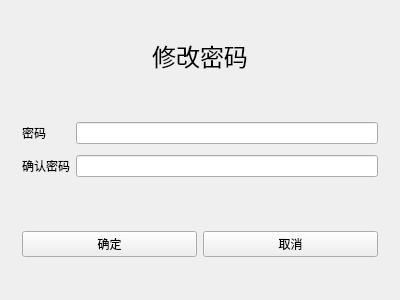
<?xml version="1.0" encoding="UTF-8"?>
<ui version="4.0">
 <class>updatecode_te</class>
 <widget class="QWidget" name="updatecode_te">
  <property name="geometry">
   <rect>
    <x>0</x>
    <y>0</y>
    <width>400</width>
    <height>300</height>
   </rect>
  </property>
  <property name="windowTitle">
   <string>updatecode_te</string>
  </property>
  <layout class="QGridLayout" name="gridLayout_2">
   <item row="0" column="0">
    <widget class="QLabel" name="label">
     <property name="font">
      <font>
       <pointsize>18</pointsize>
      </font>
     </property>
     <property name="text">
      <string>修改密码</string>
     </property>
     <property name="alignment">
      <set>Qt::AlignCenter</set>
     </property>
    </widget>
   </item>
   <item row="1" column="0">
    <widget class="QWidget" name="widget" native="true">
     <layout class="QGridLayout" name="gridLayout">
      <item row="1" column="1">
       <widget class="QLineEdit" name="lineEdit_password2"/>
      </item>
      <item row="0" column="1">
       <widget class="QLineEdit" name="lineEdit_password"/>
      </item>
      <item row="1" column="0">
       <widget class="QLabel" name="label_4">
        <property name="text">
         <string>确认密码</string>
        </property>
       </widget>
      </item>
      <item row="0" column="0">
       <widget class="QLabel" name="label_3">
        <property name="text">
         <string>密码</string>
        </property>
       </widget>
      </item>
     </layout>
    </widget>
   </item>
   <item row="2" column="0">
    <widget class="QWidget" name="widget_2" native="true">
     <layout class="QHBoxLayout" name="horizontalLayout">
      <item>
       <widget class="QPushButton" name="pushButton">
        <property name="text">
         <string>确定</string>
        </property>
       </widget>
      </item>
      <item>
       <widget class="QPushButton" name="pushButton_2">
        <property name="text">
         <string>取消</string>
        </property>
       </widget>
      </item>
     </layout>
    </widget>
   </item>
  </layout>
 </widget>
 <layoutdefault spacing="6" margin="11"/>
 <resources/>
 <connections/>
</ui>
